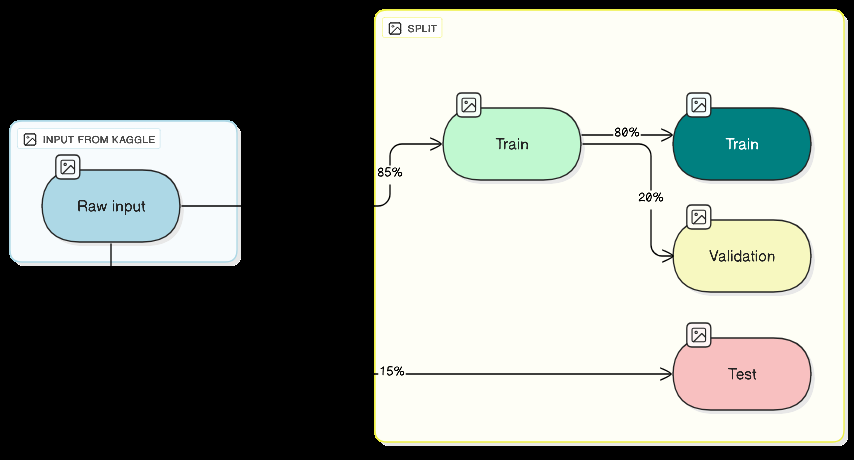
#> input picture images/Train-Test-Split.png, 854 x 460 px, found by its file name; its folder holds only this picture in this run
$ jupyter execute --allow-errors Image_transformation.ipynb
#> lines starting #> are read from the running program, lines starting #| are printed output that depends on the picture; after the words box and inside, x2 and y2 are one past the last pixel; in counts of white or black regions, pixels touching at a corner belong together
[cell 1]
import pandas as pd
import cv2
import os
import matplotlib.pyplot as plt
from PIL import Image


base_path = r"C:\Users\arfin\Downloads\covid xray\COVID-19_Radiography_Dataset\COVID-19_Radiography_Dataset"
# Load each metadata file
#> (the rest of this cell did not finish here and is left out)

#> (a cell that did not finish here is left out)

[cell 3]
import os
import cv2
import matplotlib.pyplot as plt

# Loop through the first 10 rows of dataframe
#> (the rest of this cell did not finish here and is left out)

[cell 4]
#some images are in RGB standardising them'
import os
import cv2
import pandas as pd
import numpy as np

# Path setup
base_path = base_path = r"C:/Users/arfin/Downloads/covid xray/COVID-19_Radiography_Dataset/COVID-19_Radiography_Dataset"

# Load metadata from the Excel file
metadata_path = "C:/Users/arfin/Downloads/covid xray/image_metadata_summary.xlsx"
#> (the rest of this cell did not finish here and is left out)

[cell 5]
import os
import pandas as pd
import numpy as np
from PIL import Image
from collections import defaultdict

url_metadata = defaultdict(list)

# Loop through the DataFrame to collect metadata
#> (the rest of this cell did not finish here and is left out)

[cell 6]
import seaborn as sns
import matplotlib.pyplot as plt

# Get unique sources
#> (the rest of this cell did not finish here and is left out)

[cell 7]
import cv2
import os
import numpy as np
import matplotlib.pyplot as plt

# Define paths
base_path = r"C:\Users\arfin\Downloads\covid xray\COVID-19_Radiography_Dataset\COVID-19_Radiography_Dataset"
classes = ["COVID", "Viral Pneumonia", "Normal", "Lung_Opacity"]

# Output path to save processed images
output_path = r"C:\Users\arfin\Downloads\processed_xrays"
os.makedirs(output_path, exist_ok=True)

# Loop through each class folder
for label in classes:
    image_dir = os.path.join(base_path, label, "images")
    mask_dir = os.path.join(base_path, label, "masks")

    processed_dir = os.path.join(output_path, label)
    os.makedirs(processed_dir, exist_ok=True)

    # List all image files
    for filename in os.listdir(image_dir):
        if filename.lower().endswith(('.png', '.jpg', '.jpeg')):
            image_path = os.path.join(image_dir, filename)
            mask_path = os.path.join(mask_dir, filename)

            # Load image and mask
            img = cv2.imread(image_path, cv2.IMREAD_GRAYSCALE)
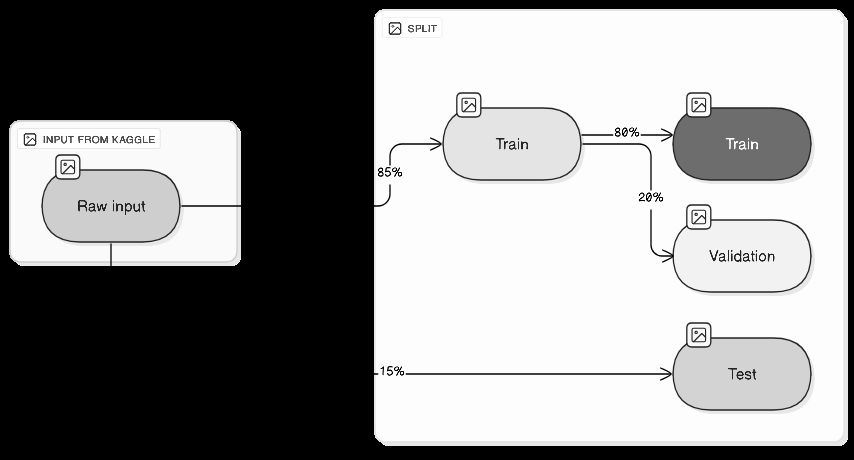
#> img: shape (460, 854); min 0, max 255, mean 144.9
            mask = cv2.imread(mask_path, cv2.IMREAD_GRAYSCALE)

            if img is None or mask is None:
                print(f"Skipping {filename}: missing image or mask")
                continue

            # Resize mask to match image size
            mask_resized = cv2.resize(mask, (img.shape[1], img.shape[0]))

            # Ensure binary mask (0, 255)
            _, mask_binary = cv2.threshold(mask_resized, 127, 255, cv2.THRESH_BINARY)
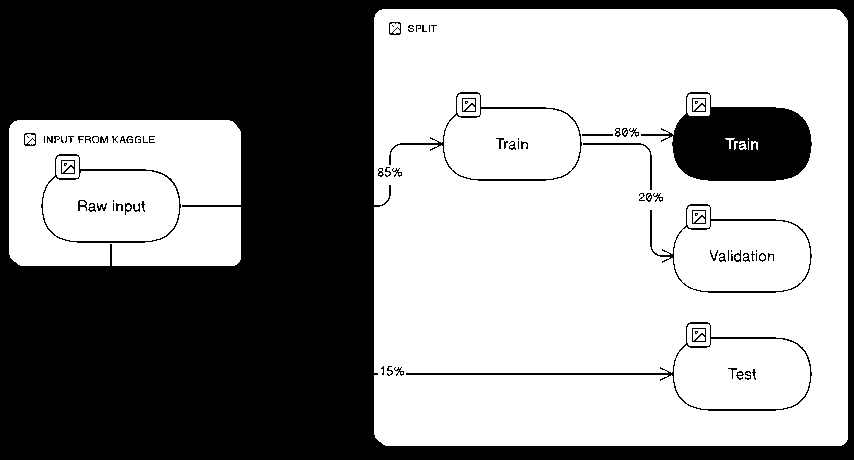
#> mask_binary: shape (460, 854); 57.5% white; 89 black regions (36 under 20 px), largest, box (x1, y1, x2, y2) and area: (0, 0, 854, 460) 152345, (641, 92, 812, 181) 9091, (406, 322, 812, 411) 1221

            # Apply Gaussian blur
            blurred = cv2.GaussianBlur(img, (5, 5), 0)
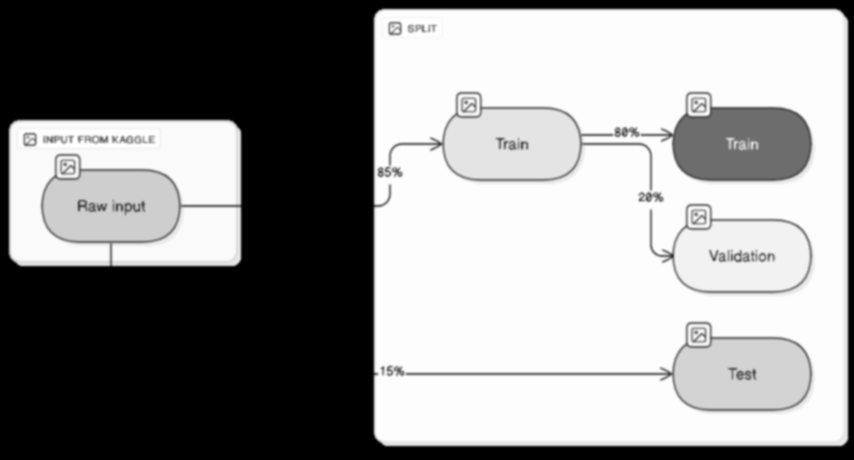
#> blurred: shape (460, 854); min 0, max 255, mean 144.9

            # Apply CLAHE
            clahe = cv2.createCLAHE(clipLimit=2.0, tileGridSize=(8,8))
            contrast_img = clahe.apply(blurred)

            # Keep processed pixels inside lung mask, zero elsewhere
            processed_img = cv2.bitwise_and(contrast_img, contrast_img, mask=mask_binary)
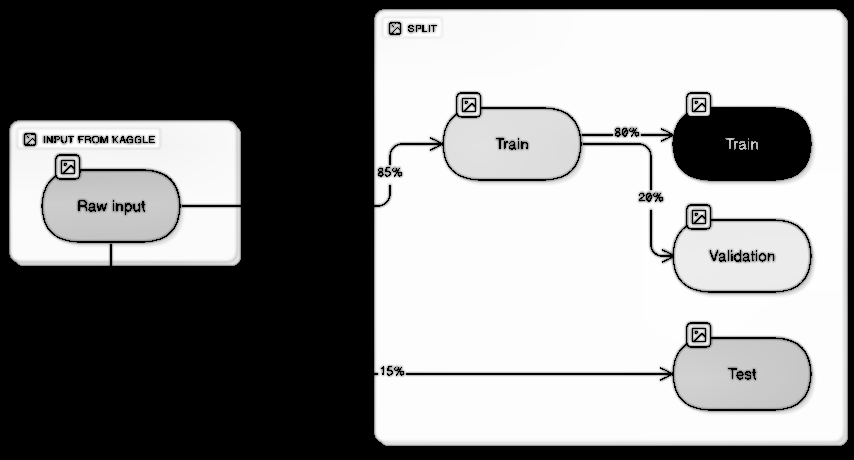
#> processed_img: shape (460, 854); min 0, max 255, mean 138.4

            # Save processed image
            save_path = os.path.join(processed_dir, filename)
            cv2.imwrite(save_path, processed_img)

print(" All images processed and saved.")
#What this does:
#Loops through each class and its images/masks
#Reads the image and corresponding mask
#Resizes mask to 299×299 to match image
#Applies Gaussian blur
#Applies CLAHE for contrast enhancement
#Applies mask: keeps processed pixels inside lungs, zeroes background
#Saves processed images in processed_xrays\[class] folders

[cell 8]
import cv2
import matplotlib.pyplot as plt

# Define paths for single image
image_path = r"C:\Users\arfin\Downloads\covid xray\COVID-19_Radiography_Dataset\COVID-19_Radiography_Dataset\Lung_Opacity\images\Lung_Opacity-99.png"  # Original image path
processed_image_path = r"C:\Users\arfin\Downloads\processed_xrays\Lung_Opacity\Lung_Opacity-99.png"  # Processed image path

# Load the original and processed images
original_img = cv2.imread(image_path, cv2.IMREAD_GRAYSCALE)  # Original image
processed_img = cv2.imread(processed_image_path, cv2.IMREAD_GRAYSCALE)  # Processed image

# Check if images are loaded correctly
if original_img is None:
    print(f"Error loading the original image from {image_path}")
#| Error loading the original image from C:\Users\arfin\Downloads\covid xray\COVID-19_Radiography_Dataset\COVID-19_Radiography_Dataset\Lung_Opacity\images\Lung_Opacity-99.png
if processed_img is None:
    print(f"Error loading the processed image from {processed_image_path}")

# Only proceed if both images are loaded successfully
if original_img is not None and processed_img is not None:
    # Plotting side by side
    plt.figure(figsize=(10, 5))

    # Display original image
    plt.subplot(1, 2, 1)
    plt.imshow(original_img, cmap='gray')
    plt.title('Original Image')
    plt.axis('off')

    # Display processed image
    plt.subplot(1, 2, 2)
    plt.imshow(processed_img, cmap='gray')
    plt.title('Processed Image (Blur + CLAHE)')
    plt.axis('off')

    plt.show()
else:
    print("One or both images failed to load. Please check the file paths.")

[cell 9]
import numpy as np
import cv2
import os

# Paths
base_path = r"C:\Users\arfin\Downloads\processed_xrays"
classes = ["COVID", "Viral Pneumonia", "Normal", "Lung_Opacity"]

images = []
labels = []

# Load images into list
for label in classes:
    image_dir = os.path.join(base_path, label)
    for filename in os.listdir(image_dir):
        if filename.lower().endswith(('.png', '.jpg', '.jpeg')):
            image_path = os.path.join(image_dir, filename)
            img = cv2.imread(image_path, cv2.IMREAD_GRAYSCALE)
            if img is not None:
                images.append(img)
                labels.append(label)

# Convert to NumPy arrays
images_np = np.array(images)
labels_np = np.array(labels)

# Save to .npz file
np.savez_compressed(r"C:\Users\arfin\Downloads\xray_dataset.npz", images=images_np, labels=labels_np)

print(" Images and labels saved to .npz file.")

[cell 10]
import numpy as np
import pandas as pd

# Load dataset
data = np.load(r"C:\Users\arfin\Downloads\xray_dataset.npz")
images_np = data['images']
labels_np = data['labels']

# Lists to store results
mean_intensities = []
std_intensities = []

# Loop through images
for img in images_np:
    pixels_in_mask = img[img > 0]  # non-zero pixels (inside mask)

    if len(pixels_in_mask) > 0:
        mean_intensity = np.mean(pixels_in_mask)
        std_intensity = np.std(pixels_in_mask)
    else:
        mean_intensity, std_intensity = 0, 0  # or np.nan if no mask

    mean_intensities.append(mean_intensity)
    std_intensities.append(std_intensity)
#> after the loop, mean_intensities = []; std_intensities = []

# Create a DataFrame with results
df_stats = pd.DataFrame({
    'label': labels_np,
    'mean_intensity': mean_intensities,
    'std_intensity': std_intensities
})
#> df_stats = table of 0 rows and 3 columns

# Save stats to CSV
df_stats.to_csv(r"C:\Users\arfin\Downloads\xray_masked_stats.csv", index=False)

# Show summary
print(df_stats.head())
#| Empty DataFrame
#| Columns: [label, mean_intensity, std_intensity]
#| Index: []

[cell 11]
import seaborn as sns
import matplotlib.pyplot as plt

# Plot KDE for Mean Intensity (Class-wise)
plt.figure(figsize=(10, 6))

for cls in classes:
    class_data = df_stats[df_stats['label'] == cls]['mean_intensity']
    sns.kdeplot(class_data, label=cls, linewidth=2)

plt.title("Smoothed Distribution of Mean Pixel Intensity (Inside Lungs, Class-wise)")
plt.xlabel("Mean Pixel Value")
plt.ylabel("Density")
plt.legend()
plt.grid(True, linestyle='--', alpha=0.4)
plt.tight_layout()
plt.show()

# Plot KDE for Std Intensity (Class-wise)
plt.figure(figsize=(10, 6))

for cls in classes:
    class_data = df_stats[df_stats['label'] == cls]['std_intensity']
    sns.kdeplot(class_data, label=cls, linewidth=2)

plt.title("Smoothed Distribution of Std Pixel Intensity (Inside Lungs, Class-wise)")
plt.xlabel("Std Pixel Value")
plt.ylabel("Density")
plt.legend()
plt.grid(True, linestyle='--', alpha=0.4)
plt.tight_layout()
plt.show()

[cell 12]
import cv2
import os
import numpy as np
import matplotlib.pyplot as plt

# Define paths
input_path = r"C:\Users\arfin\Downloads\processed_xrays"
output_path = r"C:\Users\arfin\Downloads\normalized_xrays"
os.makedirs(output_path, exist_ok=True)

# Function to normalize an image (to the range [0, 1])
def normalize_image(img):
    return img / 255.0

# List all files in the processed_xrays folder
for label in os.listdir(input_path):
    label_dir = os.path.join(input_path, label)

    if os.path.isdir(label_dir):
        # Create corresponding output folder for normalized images
        label_output_dir = os.path.join(output_path, label)
        os.makedirs(label_output_dir, exist_ok=True)

        # Loop through all the images in the current label folder
        for filename in os.listdir(label_dir):
            if filename.lower().endswith(('.png', '.jpg', '.jpeg')):
                image_path = os.path.join(label_dir, filename)

                # Load the image in grayscale
                img_gray = cv2.imread(image_path, cv2.IMREAD_GRAYSCALE)

                if img_gray is not None:
                    # Normalize the image
                    normalized_img = normalize_image(img_gray)

                    # Save the normalized image
                    normalized_image_path = os.path.join(label_output_dir, filename)
                    cv2.imwrite(normalized_image_path, (normalized_img * 255).astype(np.uint8))

print("All images normalized and saved.")

[cell 13]
import seaborn as sns
# Initialize dictionaries to store mean and std values by class
class_means = {label: [] for label in os.listdir(input_path)}
class_stds = {label: [] for label in os.listdir(input_path)}

# Loop through all the images in the dataset and compute mean and std per class
for label in os.listdir(input_path):
    label_dir = os.path.join(input_path, label)
    if os.path.isdir(label_dir):
        for filename in os.listdir(label_dir):
            if filename.lower().endswith(('.png', '.jpg', '.jpeg')):
                image_path = os.path.join(label_dir, filename)
                img_gray = cv2.imread(image_path, cv2.IMREAD_GRAYSCALE)

                if img_gray is not None:
                    # Calculate mean and standard deviation
                    mean_intensity = np.mean(img_gray)
                    std_intensity = np.std(img_gray)

                    # Append to the respective class lists
                    class_means[label].append(mean_intensity)
                    class_stds[label].append(std_intensity)

# Plot KDE for Mean Intensity (Class-wise)
plt.figure(figsize=(10, 6))

for cls, means in class_means.items():
    sns.kdeplot(means, label=cls, linewidth=2)

plt.title("Smoothed Distribution of Mean Pixel Intensity (Class-wise)")
plt.xlabel("Mean Pixel Value")
plt.ylabel("Density")
plt.legend()
plt.grid(True, linestyle='--', alpha=0.4)
plt.tight_layout()
plt.show()

# Plot KDE for Std Intensity (Class-wise)
plt.figure(figsize=(10, 6))

for cls, stds in class_stds.items():
    sns.kdeplot(stds, label=cls, linewidth=2)

plt.title("Smoothed Distribution of Std Pixel Intensity (Class-wise)")
plt.xlabel("Std Pixel Value")
plt.ylabel("Density")
plt.legend()
plt.grid(True, linestyle='--', alpha=0.4)
plt.tight_layout()
plt.show()
